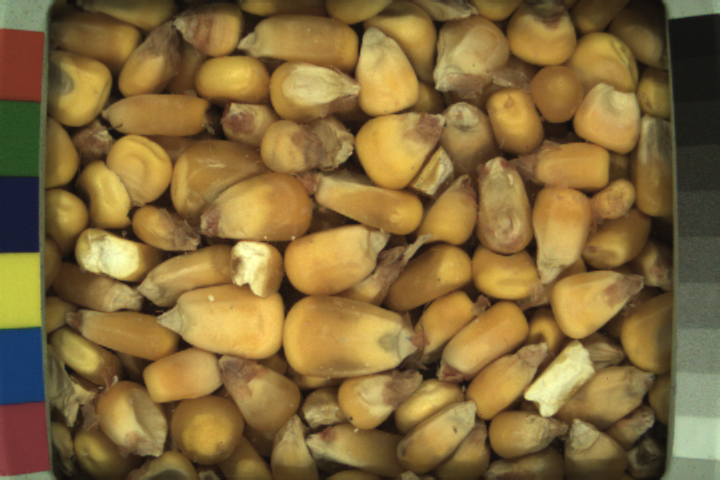
%> input picture NG3_GQ_Corn_11MC_59lbs_50F_2017-11-16_11-0-33_Sensor-1_Frame-36_Ts-1510851850.1548.png, 720 x 480 px
$ octave grain_particle_sizes.m   (GNU Octave 9; MATLAB toolbox functions it lacks are replaced by stand-ins)
%> lines starting %> are read from the running program, lines starting %| are printed output that depends on the picture; in (x1, y1, x2, y2) boxes, pixels count from 0 and x2, y2 are one past the last pixel; in counts of white or black regions, pixels touching at a corner belong together; the program's own positions count from 1
quantileVal = 0.50;
rect = [62.5100   20.5100  596.9800  438.9800];
I = imread('NG3_GQ_Corn_11MC_59lbs_50F_2017-11-16_11-0-33_Sensor-1_Frame-36_Ts-1510851850.1548.png');
%> I is the input picture: size 480x720x3 uint8; mean R, G, B 132.5, 107, 58.9
% I = imread('NG3_GQ_Corn_32MC_53lbs_99F_2017-7-18_10-31-45_Sensor-1_Frame-32_Ts-1500374550.1573.png');
Irs = imcrop(I, rect);
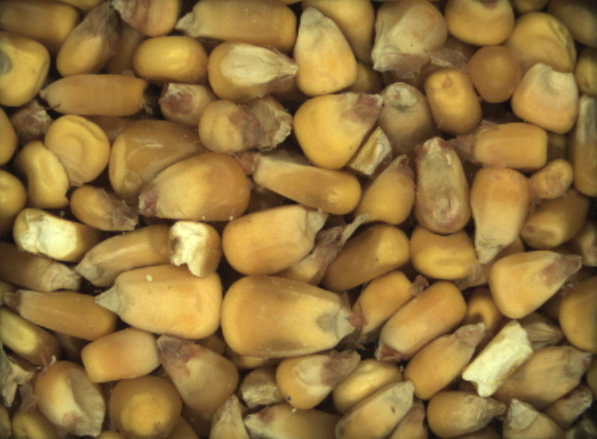
%> Irs: size 439x597x3 uint8; mean R, G, B 148.5, 117.1, 61
light_scalar = 100/double(quantile(Irs(:),quantileVal));
%> light_scalar = 0.98
% background = imread('C:\Users\justjo\Desktop\background.png');
% Irs_res = uint8(double(Irs)*light_scalar);
%%% subtract off background vignetting
% [BW,~] = createMask2(Irs_res);

background = imgaussfilt(double(rgb2gray(Irs)),60); %60
J = double(Irs)-double(background);J = uint8(J - min(J(:)));
% [4 lines of commented-out code are left out]

%% watershed matlab example #1:  Segmenting Steel Grains
% https://www.mathworks.com/company/newsletters/articles/the-watershed-transform-strategies-for-image-segmentation.html

%% watershed MATlab example #2
% [8 lines of commented-out code are left out]

J = rgb2gray(J);
%> J: size 439x597 uint8
% [8 lines of commented-out code are left out]
%%
% A variety of procedures could be applied here to find the foreground markers,
% which must be connected blobs of pixels inside each of the foreground objects.
% In this example you'll use morphological techniques called "opening-by-reconstruction"
% and "closing-by-reconstruction" to "clean" up the image. These operations
% will create flat maxima inside each object that can be located using imregionalmax.
%
% Opening is an erosion followed by a dilation, while opening-by-reconstruction
% is an erosion followed by a morphological reconstruction. Let's compare the two.
% First, compute the opening using imopen.

se = strel('disk',30);
Io = imopen(J,se);
figure;imshow(Io)
title('Opening')
%%
%Next compute the opening-by-reconstruction using imerode and imreconstruct.
Ie = imerode(J,se);
Iobr = imreconstruct(Ie,J);
figure;imshow(Iobr)
title('Opening-by-Reconstruction')

% Following the opening with a closing can remove the dark spots and stem marks.
% Compare a regular morphological closing with a closing-by-reconstruction. First try imclose:
Ioc = imclose(Io,se);
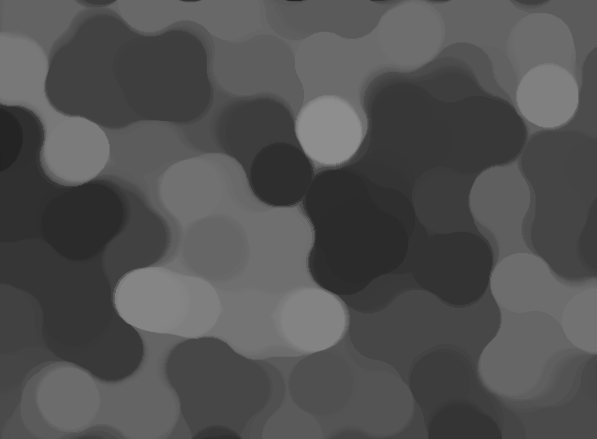
%> Ioc: size 439x597 uint8; min 33, max 142, mean 81.9
figure;imshow(Ioc)
title('Opening-Closing')
%%
% Now use imdilate followed by imreconstruct. Notice you must complement the image inputs and output of imreconstruct.
Iobrd = imdilate(Iobr,se);
Iobrcbr = imreconstruct(imcomplement(Iobrd),imcomplement(Iobr));
Iobrcbr = imcomplement(Iobrcbr);
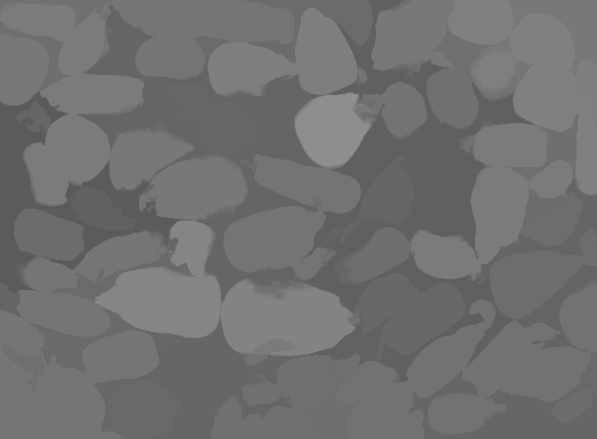
%> Iobrcbr: size 439x597 uint8; min 91, max 142, mean 112.8
figure;imshow(Iobrcbr)
title('Opening-Closing by Reconstruction')
%%
% As you can see by comparing Iobrcbr with Ioc, reconstruction-based opening
% and closing are more effective than standard opening and closing at removing
% small blemishes without affecting the overall shapes of the objects. Calculate
% the regional maxima of Iobrcbr to obtain good foreground markers.
fgm = imregionalmax(Iobrcbr);
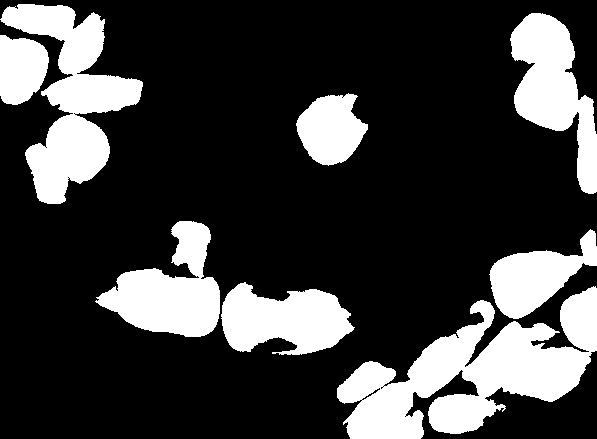
%> fgm: size 439x597 logical; 24.1% white; 8 white regions, largest, box (x1, y1, x2, y2) and area: (337, 286, 597, 439) 18502, (0, 4, 143, 204) 11726, (510, 13, 597, 194) 7751
figure;imshow(fgm)
title('Regional Maxima of Opening-Closing by Reconstruction')
%%
% To help interpret the result, superimpose the foreground marker image on the original image.
I2 = labeloverlay(J,fgm);
figure;imshow(I2)
title('Regional Maxima Superimposed on Original Image')
%%
% Notice that some of the mostly-occluded and shadowed objects are not marked,
% which means that these objects will not be segmented properly in the end result.
% Also, the foreground markers in some objects go right up to the objects' edge.
% That means you should clean the edges of the marker blobs and then shrink them a bit.
% You can do this by a closing followed by an erosion.
%%
se2 = strel(ones(5,5));
fgm2 = imclose(fgm,se2);
%> fgm2: size 439x597 logical; 24.5% white; 5 white regions, box (x1, y1, x2, y2) and area: (337, 229, 597, 439) 23704, (0, 4, 143, 204) 14649, (95, 221, 355, 355) 14382, (510, 13, 597, 194) 7835, (296, 93, 368, 166) 3576
fgm3 = imerode(fgm2,se2);
%> fgm3: size 439x597 logical; 20.9% white; 6 white regions, box (x1, y1, x2, y2) and area: (339, 233, 597, 439) 20220, (98, 223, 351, 353) 12321, (4, 6, 141, 202) 10022, (513, 15, 597, 192) 6744, (299, 96, 366, 163) 2999, (0, 37, 47, 103) 2397
%%
% This procedure tends to leave some stray isolated pixels that must be removed.
% You can do this using bwareaopen, which removes all blobs that have fewer than
% a certain number of pixels.

fgm4 = bwareaopen(fgm3,20);
I3 = labeloverlay(J,fgm4);
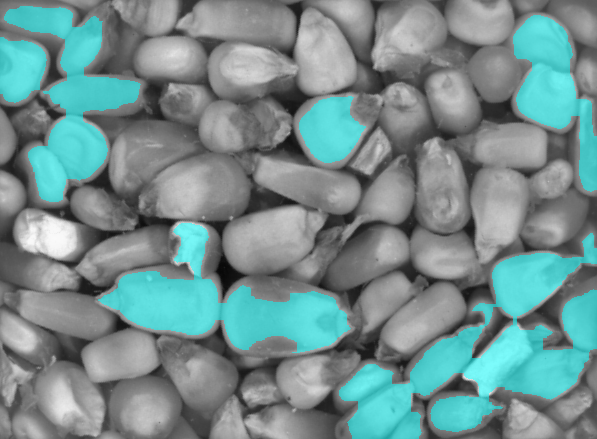
%> I3: size 439x597x3 uint8; mean R, G, B 116.2, 142.8, 142.8
figure;imshow(I3)
title('Modified Regional Maxima Superimposed on Original Image')

% Now you need to mark the background. In the cleaned-up image, Iobrcbr,
% the dark pixels belong to the background, so you could start with a thresholding operation.

bw = imbinarize(Iobrcbr);
%> bw: size 439x597 logical; 58.1% white; 2 black regions, box (x1, y1, x2, y2) and area: (0, 0, 597, 439) 103136, (406, 351, 597, 439) 6708
figure;imshow(bw)
title('Thresholded Opening-Closing by Reconstruction')

% The background pixels are in black, but ideally we don't want the background
% markers to be too close to the edges of the objects we are trying to segment.
% We'll "thin" the background by computing the "skeleton by influence zones", or
% SKIZ, of the foreground of bw. This can be done by computing the watershed transform
% of the distance transform of bw, and then looking for the watershed ridge lines (DL == 0) of the result.

D = bwdist(bw);
DL = watershed(D);
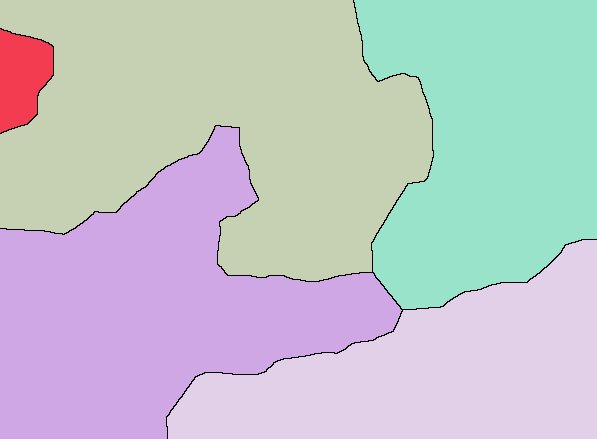
%> DL: size 439x597 uint8; 6 distinct labels, from 0 to 5; one colour per label, 0 black
bgm = DL == 0;
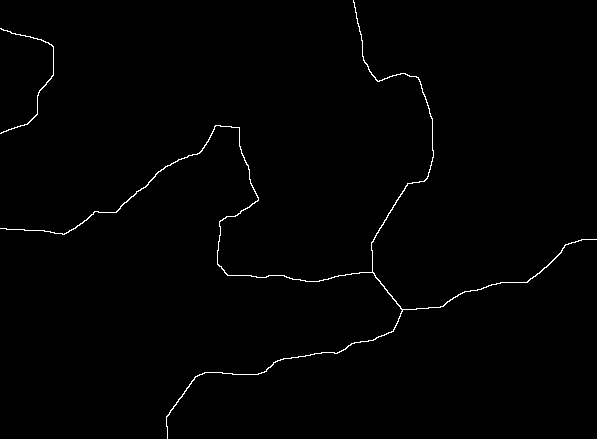
%> bgm: size 439x597 logical; 0.8% white in thin lines or dots
figure;imshow(bgm)
title('Watershed Ridge Lines)')

% The function imimposemin can be used to modify an image so that it has
% regional minima only in certain desired locations. Here you can use imimposemin
% to modify the gradient magnitude image so that its only regional minima occur at
% foreground and background marker pixels.

%> (the run ends here)

$ run again, with NG3_GQ_Corn_32MC_53lbs_99F_2017-7-18_10-31-45_Sensor-1_Frame-32_Ts-1500374550.1573.png copied over NG3_GQ_Corn_11MC_59lbs_50F_2017-11-16_11-0-33_Sensor-1_Frame-36_Ts-1510851850.1548.png
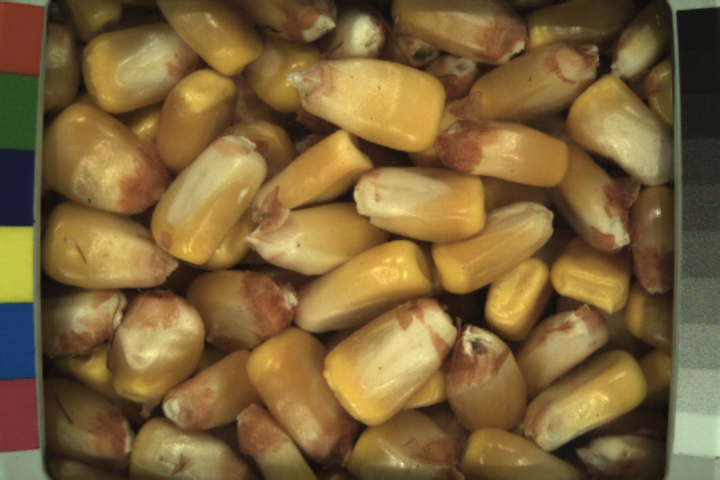
%> input picture NG3_GQ_Corn_32MC_53lbs_99F_2017-7-18_10-31-45_Sensor-1_Frame-32_Ts-1500374550.1573.png, 720 x 480 px
%> I is the input picture: size 480x720x3 uint8; mean R, G, B 124.7, 99.3, 56.9
%> `Irs = imcrop(I, rect);`:
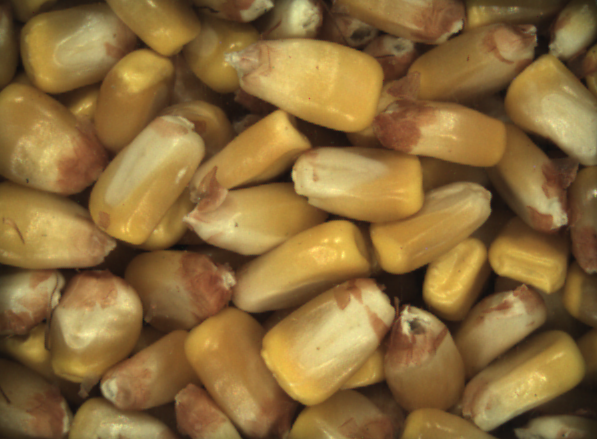
%> Irs: size 439x597x3 uint8; mean R, G, B 138.5, 107.3, 58.3
%> light_scalar = 1.06
%> fgm: size 439x597 logical; 32.8% white; 13 white regions, largest, box (x1, y1, x2, y2) and area: (385, 306, 597, 439) 14532, (99, 116, 203, 243) 7360, (262, 287, 393, 403) 7353
%> fgm2: size 439x597 logical; 33% white; 12 white regions, largest, box (x1, y1, x2, y2) and area: (385, 306, 597, 439) 14614, (184, 287, 393, 433) 13707, (99, 116, 203, 243) 7396
%> fgm3: size 439x597 logical; 28.7% white; 13 white regions (1 under 20 px), largest, box (x1, y1, x2, y2) and area: (387, 309, 597, 439) 12888, (186, 290, 391, 430) 11776, (101, 118, 200, 241) 6481
%> bw: size 439x597 logical; 33.7% white; 8 white regions, largest, box (x1, y1, x2, y2) and area: (91, 31, 394, 310) 35434, (261, 284, 395, 405) 9706, (23, 0, 198, 90) 8823
%> DL: size 439x597 uint8; 9 distinct labels, from 0 to 8
%> `bgm = DL == 0;`:
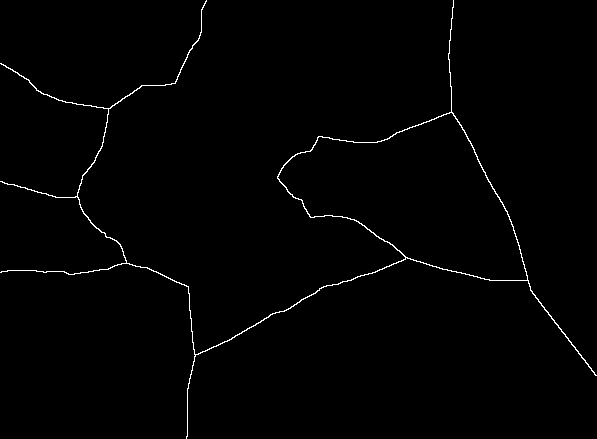
%> bgm: size 439x597 logical; 0.96% white in thin lines or dots
